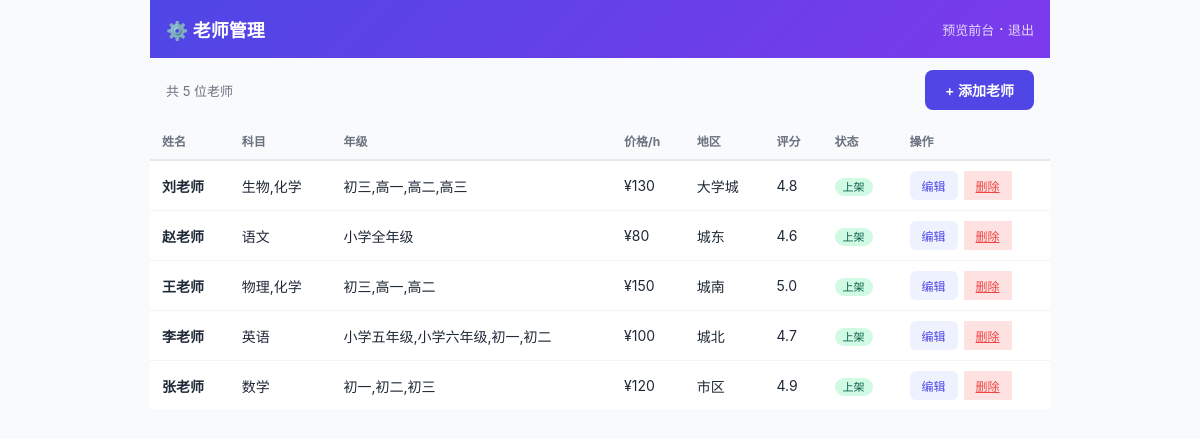
/admin (signed in), run on the app's committed database.
### tables this page shows
CREATE TABLE teachers (
            id INTEGER PRIMARY KEY AUTOINCREMENT,
            name TEXT NOT NULL,
            avatar TEXT DEFAULT '',
            subjects TEXT NOT NULL,
            grades TEXT NOT NULL,
            price_per_hour INTEGER DEFAULT 100,
            experience TEXT DEFAULT '',
            location TEXT DEFAULT '',
            phone TEXT DEFAULT '',
            wechat_id TEXT DEFAULT '',
            description TEXT DEFAULT '',
            rating REAL DEFAULT 5.0,
            is_active INTEGER DEFAULT 1,
            created_at TIMESTAMP DEFAULT CURRENT_TIMESTAMP
        );

### app.py (the view)
@app.route('/admin')
@login_required
def admin():
    teachers = query("SELECT * FROM teachers ORDER BY id DESC")
    return render_template('admin.html', teachers=teachers)

### app.py (called while the page is built)
def query(sql, params=(), one=False):
    with sqlite3.connect(DB) as conn:
        conn.row_factory = sqlite3.Row
        cur = conn.execute(sql, params)
        return cur.fetchone() if one else cur.fetchall()

def login_required(f):
    @wraps(f)
    def decorated(*args, **kwargs):
        if not session.get('admin'):
            return redirect('/login')
        return f(*args, **kwargs)
    return decorated

### templates/admin.html (shortened to what this page needs)
<!DOCTYPE html>
<html lang="zh-CN">
<head>
</head>
<body>
    <div class="container">
        <header>
            <h1>⚙️ 老师管理</h1>
            <div>
                <a href="/" target="_blank">预览前台</a> ·
                <a href="/logout">退出</a>
            </div>
        </header>
        <div class="toolbar">
            <span style="font-size:13px;color:#6B7280;">共 {{ teachers|length }} 位老师</span>
            <a href="/admin/add" class="btn btn-primary">+ 添加老师</a>
        </div>
        <div style="overflow-x:auto;">
        <table>
            <thead>
                <tr>
                    <th>姓名</th>
                    <th>科目</th>
                    <th>年级</th>
                    <th>价格/h</th>
                    <th>地区</th>
                    <th>评分</th>
                    <th>状态</th>
                    <th>操作</th>
                </tr>
            </thead>
            <tbody>
                {% for t in teachers %}
                <tr>
                    <td><strong>{{ t.name }}</strong></td>
                    <td>{{ t.subjects }}</td>
                    <td>{{ t.grades }}</td>
                    <td>¥{{ t.price_per_hour }}</td>
                    <td>{{ t.location }}</td>
                    <td>{{ t.rating }}</td>
                    <td>
                        <span class="badge {{ 'badge-active' if t.is_active else 'badge-inactive' }}">
                            {{ '上架' if t.is_active else '下架' }}
                        </span>
                    </td>
                    <td>
                        <div class="actions">
                            <a href="/admin/edit/{{ t.id }}" class="btn-small">编辑</a>
                            <a href="/admin/delete/{{ t.id }}" class="btn-danger"
                               onclick="return confirm('确定删除 {{ t.name }} 吗？')">删除</a>
                        </div>
                    </td>
                </tr>
                {% endfor %}
            </tbody>
        </table>
        </div>
    </div>
</body>
</html>

### templates/admin.html (style rules this page uses)
* { margin:0; padding:0; box-sizing:border-box; }
body { font-family: -apple-system, BlinkMacSystemFont, "Segoe UI", sans-serif; background: #F9FAFB; color: #1F2937; }
header { background: linear-gradient(135deg, #4F46E5, #7C3AED); color: white; padding: 16px; display: flex; justify-content: space-between; align-items: center; }
header h1 { font-size: 18px; }
header a { color: white; font-size: 13px; text-decoration: none; opacity:0.8; }
.toolbar { padding: 12px 16px; display: flex; justify-content: space-between; align-items: center; }
.btn { padding: 10px 20px; border-radius: 8px; font-size: 14px; font-weight: 600; text-decoration: none; border: none; cursor: pointer; }
.btn-primary { background: #4F46E5; color: white; }
.btn-danger { background: #FEE2E2; color: #EF4444; font-size:12px; padding: 6px 12px; }
.btn-small { background: #EEF2FF; color: #4F46E5; font-size:12px; padding: 6px 12px; border-radius:6px; text-decoration:none; }
table { width: 100%; border-collapse: collapse; background: white; }
thead th { text-align: left; padding: 10px 12px; font-size: 12px; color: #6B7280; background: #F9FAFB; border-bottom: 2px solid #E5E7EB; }
tbody td { padding: 10px 12px; font-size: 14px; border-bottom: 1px solid #F3F4F6; }
.badge { font-size: 11px; padding: 2px 8px; border-radius: 10px; font-weight: 500; }
.badge-active { background: #D1FAE5; color: #065F46; }
.actions { display: flex; gap: 6px; }
.container { max-width: 900px; margin: 0 auto; }

### data on the page
teachers: name "刘老师", subjects "生物,化学", grades "初三,高一,高二,高三", price_per_hour "130", location "大学城", rating "4.8", is_active "上架"
teachers: name "赵老师", subjects "语文", grades "小学全年级", price_per_hour "80", location "城东", rating "4.6", is_active "上架"
teachers: name "王老师", subjects "物理,化学", grades "初三,高一,高二", price_per_hour "150", location "城南", rating "5.0", is_active "上架"
teachers: name "李老师", subjects "英语", grades "小学五年级,小学六年级,初一,初二", price_per_hour "100", location "城北", rating "4.7", is_active "上架"
teachers: name "张老师", subjects "数学", grades "初一,初二,初三", price_per_hour "120", location "市区", rating "4.9", is_active "上架"

### other printed values
{{ teachers|length }} "5"
